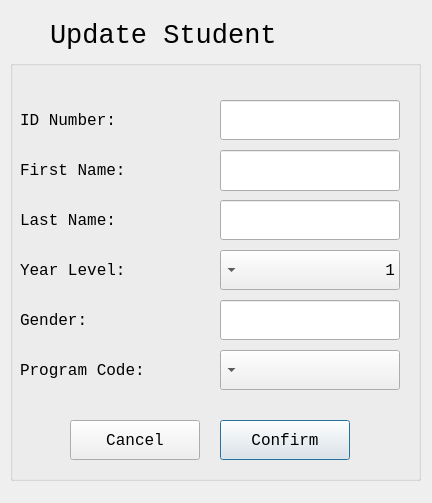
<?xml version="1.0" encoding="UTF-8"?>
<ui version="4.0">
 <class>StudentDialog</class>
 <widget class="QDialog" name="StudentDialog">
  <property name="geometry">
   <rect>
    <x>0</x>
    <y>0</y>
    <width>432</width>
    <height>503</height>
   </rect>
  </property>
  <property name="windowTitle">
   <string>Update Student</string>
  </property>
  <widget class="QGroupBox" name="groupBox">
   <property name="geometry">
    <rect>
     <x>10</x>
     <y>60</y>
     <width>411</width>
     <height>421</height>
    </rect>
   </property>
   <property name="font">
    <font>
     <family>Lucida Console</family>
     <pointsize>12</pointsize>
    </font>
   </property>
   <property name="title">
    <string/>
   </property>
   <widget class="QLineEdit" name="updateIDNumber">
    <property name="geometry">
     <rect>
      <x>210</x>
      <y>40</y>
      <width>180</width>
      <height>40</height>
     </rect>
    </property>
   </widget>
   <widget class="QLineEdit" name="updateFirstName">
    <property name="geometry">
     <rect>
      <x>210</x>
      <y>90</y>
      <width>180</width>
      <height>41</height>
     </rect>
    </property>
   </widget>
   <widget class="QLineEdit" name="updateLastName">
    <property name="geometry">
     <rect>
      <x>210</x>
      <y>140</y>
      <width>180</width>
      <height>40</height>
     </rect>
    </property>
   </widget>
   <widget class="QComboBox" name="updateYearLevelComboBox">
    <property name="geometry">
     <rect>
      <x>210</x>
      <y>190</y>
      <width>180</width>
      <height>40</height>
     </rect>
    </property>
    <property name="layoutDirection">
     <enum>Qt::RightToLeft</enum>
    </property>
    <item>
     <property name="text">
      <string>1</string>
     </property>
    </item>
    <item>
     <property name="text">
      <string>2</string>
     </property>
    </item>
    <item>
     <property name="text">
      <string>3</string>
     </property>
    </item>
    <item>
     <property name="text">
      <string>4</string>
     </property>
    </item>
   </widget>
   <widget class="QComboBox" name="updateProgramCodeComboBox">
    <property name="geometry">
     <rect>
      <x>210</x>
      <y>290</y>
      <width>180</width>
      <height>40</height>
     </rect>
    </property>
    <property name="layoutDirection">
     <enum>Qt::RightToLeft</enum>
    </property>
   </widget>
   <widget class="QLabel" name="label_2">
    <property name="geometry">
     <rect>
      <x>10</x>
      <y>40</y>
      <width>161</width>
      <height>41</height>
     </rect>
    </property>
    <property name="text">
     <string>ID Number:</string>
    </property>
   </widget>
   <widget class="QLabel" name="label_3">
    <property name="geometry">
     <rect>
      <x>10</x>
      <y>90</y>
      <width>161</width>
      <height>41</height>
     </rect>
    </property>
    <property name="text">
     <string>First Name:</string>
    </property>
   </widget>
   <widget class="QLabel" name="label_4">
    <property name="geometry">
     <rect>
      <x>10</x>
      <y>140</y>
      <width>161</width>
      <height>41</height>
     </rect>
    </property>
    <property name="text">
     <string>Last Name:</string>
    </property>
   </widget>
   <widget class="QLabel" name="label_5">
    <property name="geometry">
     <rect>
      <x>10</x>
      <y>190</y>
      <width>161</width>
      <height>41</height>
     </rect>
    </property>
    <property name="text">
     <string>Year Level:</string>
    </property>
   </widget>
   <widget class="QLabel" name="label_6">
    <property name="geometry">
     <rect>
      <x>10</x>
      <y>240</y>
      <width>161</width>
      <height>41</height>
     </rect>
    </property>
    <property name="text">
     <string>Gender:</string>
    </property>
   </widget>
   <widget class="QLabel" name="label_7">
    <property name="geometry">
     <rect>
      <x>10</x>
      <y>290</y>
      <width>191</width>
      <height>41</height>
     </rect>
    </property>
    <property name="text">
     <string>Program Code:</string>
    </property>
   </widget>
   <widget class="QPushButton" name="pushButton">
    <property name="geometry">
     <rect>
      <x>210</x>
      <y>360</y>
      <width>130</width>
      <height>40</height>
     </rect>
    </property>
    <property name="text">
     <string>Confirm</string>
    </property>
   </widget>
   <widget class="QPushButton" name="pushButton_2">
    <property name="geometry">
     <rect>
      <x>60</x>
      <y>360</y>
      <width>130</width>
      <height>40</height>
     </rect>
    </property>
    <property name="text">
     <string>Cancel</string>
    </property>
   </widget>
   <widget class="QLineEdit" name="updateGender">
    <property name="geometry">
     <rect>
      <x>210</x>
      <y>240</y>
      <width>180</width>
      <height>40</height>
     </rect>
    </property>
    <property name="layoutDirection">
     <enum>Qt::RightToLeft</enum>
    </property>
   </widget>
  </widget>
  <widget class="QLabel" name="label">
   <property name="geometry">
    <rect>
     <x>50</x>
     <y>10</y>
     <width>331</width>
     <height>51</height>
    </rect>
   </property>
   <property name="font">
    <font>
     <family>Lucida Console</family>
     <pointsize>20</pointsize>
     <weight>50</weight>
     <bold>false</bold>
    </font>
   </property>
   <property name="text">
    <string>Update Student</string>
   </property>
  </widget>
 </widget>
 <resources/>
 <connections/>
</ui>
